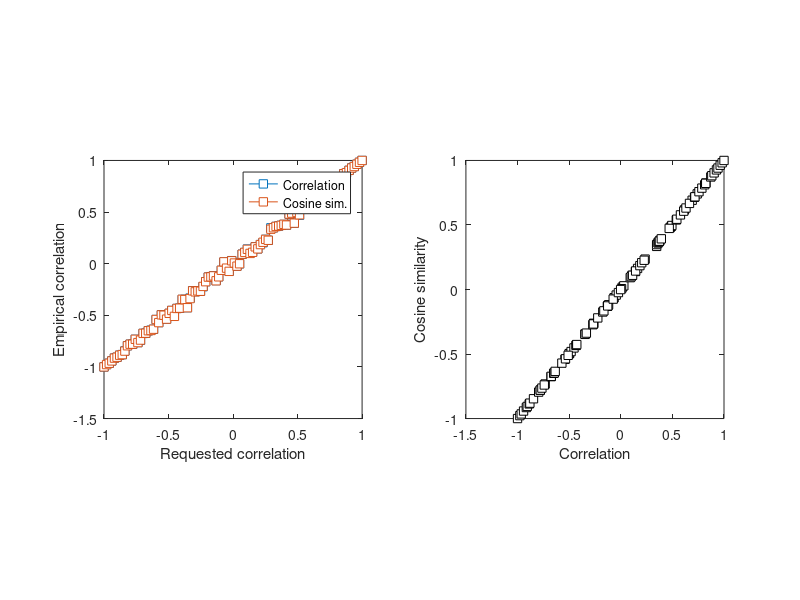

Write the MATLAB code that produced this figure.
%% Cosine similarity

% Range of requested correlation coefficients
rs = linspace(-1,1,100);

% Sample size
N = 500;

% Initialize output matrix
corrs = zeros(length(rs),2);

for ri=1:length(rs)
    % Generate data
    x = randn(N,1);
    y = x*rs(ri) + randn(N,1)*sqrt(1-rs(ri)^2);
    
    % optional mean-off-centering
    %x = x+10;
    %y = y+10;
    
    % Compute correlation
    corrs(ri,1) = corr(x,y);
    
    % Compute cosine similarity
    cs_num = sum(x.*y);
    cs_den = sqrt(sum(x.*x)) * sqrt(sum(y.*y));
    corrs(ri,2) = cs_num / cs_den;
    
    % using built-in distance function
    %corrs(ri,2) = 1-pdist([x y]','cosine');
end

% Visualize
figure(1)
subplot(121)
plot(rs,corrs,'s-','markerfacecolor','w')
axis square
legend({'Correlation';'Cosine sim.'})
xlabel('Requested correlation')
ylabel('Empirical correlation')

subplot(122)
plot(corrs(:,1),corrs(:,2),'ks','markerfacecolor','w')
axis square
xlabel('Correlation')
ylabel('Cosine similarity')

% Empirical correlation
corr(corrs)

%% end.